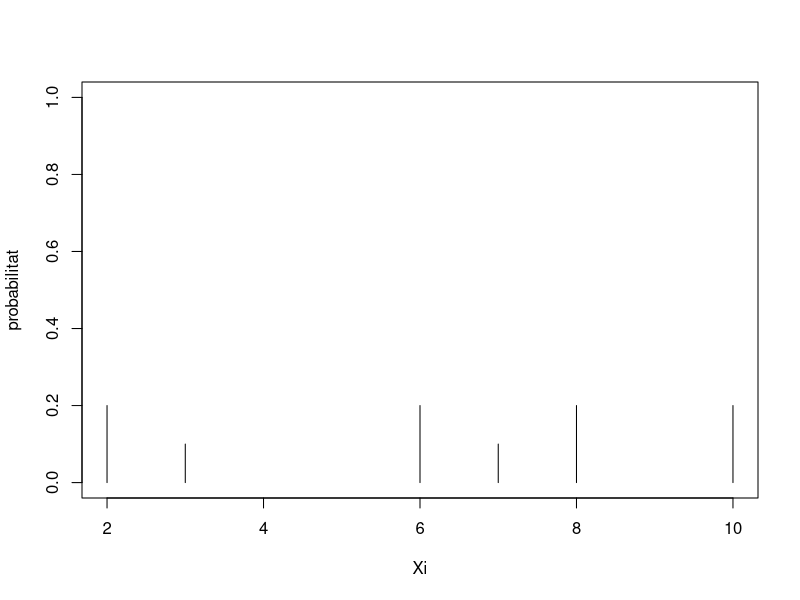
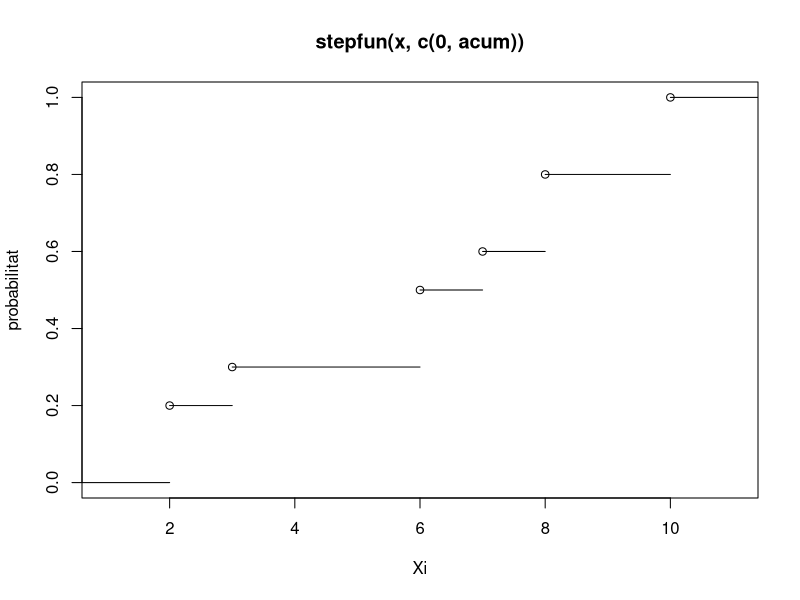

Recreate these plots in R, in order.
# Creació dels vectors de valors xi
x <- c(2,3,6,7,8,10)
prob <- c(0.2,0.1,0.2,0.1,0.2,0.2)

# Representació de la funció de massa de probabilitat
plot(x,prob,type="h", xlim=c(2,10), ylim=c(0,1), xlab="Xi", ylab="probabilitat")

# Representació de la funció de distribució de probabilitat
acum <- cumsum(prob)
s <- stepfun(x, c(0,acum))
plot(s,verticals=FALSE, xlab="Xi", ylab="probabilitat")

# Esperança
esp <- sum(x*prob)
esp

# Variància
var <- 1/6 * sum((x-mean(x))**2)
var

# Desviació típica de X
sd <- sqrt(var)
sd